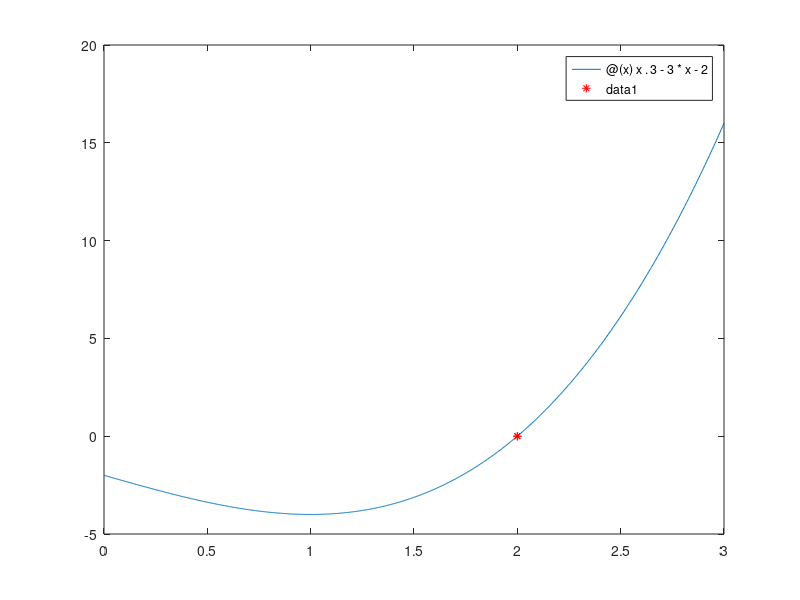

Recreate this plot in MATLAB. (Note: this script raises an error after producing the figure.)
%% Nonlinear equations

% Previously: solving a linear equation, getting the roots of it is a
% simple exercise.
% linear function : f(x) = ax + b
% linear equation: a*x = b, reordered to zero: a*x + b = 0
% x = -b/a;
% In case of system of linear equations we solve it with Gaussian
% elimination

%% But if the equation is NOT linear:

% We search for the solutions of the 
% f(x) = 0 equation, 
% where f is a nonlinear function


%e.i. nonlinear functions
f1 = @(x) cos(x) - x; % trigonometric
f2 = @(x) x^5 - 3*x^4 + x^3 -5*x^2 + 3; % polynomial with degree larger than 1
f3 = @(x) exp(x) - 4*x^2; %exponential 
f4 = @(x) log(x) - x + 2;  % logarithm 

%% Approximate the roots of the f(x) = 0 equation with iteration

% Iteration algoriths need:
    % x0 starting point
    % the strategy to calculate the 'next point' from the 'current point'
    % stopping criteria

% The functions should have different signs at the endpoints:
% f(a)*f(b) < 0
% in this case the equation f(x) = 0 has at least one solution over [a,b],
% if f(x) is also continuous.
    
%% Bisection (or Midpoint method)



% Firstly check the function plot
f = @(x) x.^3 - 3*x -2;
fplot(f)
%%
a = 0;
b = 3;
maxit = 25;
eps = 1e-3;

% check the sign condition
if f(a)*f(b)<0
   L = a; % left point
   R = b; % right point
   
   for k = 0:maxit
        M = (L+R)/2;
        if f(M) == 0
            break % M is the root
        end
        if f(L)*f(M) < 0
            R = M;
        else
            L = M;
        end
        if abs(R - L) < eps
            break % M is a good enough approx. of the root
        end
   end
end

M

%% check with plot
fplot(f,[a,b])
hold on
plot(M,f(M),'r*')

%% Approximate root of f(x) function 
f = @(x) x.^3 - 3*x - 2;
a = 0;
b = 3;

maxit = 25;
eps = 1e-5;

% Try to plot the steps

% check the sign condition
if f(a)*f(b)<0
   L = a; % left point
   R = b; % right point
   
   fplot(f,[a,b])
   hold on 
   plot([L,R],[f(L),f(R)],'r*')
   hold off
   pause(0.3)
   
   for k = 0:maxit
        M = (L+R)/2;
        if f(M) == 0
            break % M is the root
        end
        if f(L)*f(M) < 0
            R = M;
        else
            L = M;
        end
        pause(0.3)
        fplot(f,[a,b])
        hold on 
        plot([L,R],[f(L),f(R)],'r*')
        hold off
        
        if abs(R - L) < eps
            break % M is a good enough approx. of the root
        end
   end
end

M

%% (NR) Newton-Raphson method
% Only base the calculation on one point
% Quadratic convergence
% In every step it uses the first derivative of the function

% Calculate the derivative with symbolic variables
syms x
f = x.^3 - 3*x + 2;
diff(f) % 3*x^2 - 3

% 
%%
f = @(x) x.^3 - 3*x + 2;
derivf = @(x) 3*x.^2 - 3;

x0 = 1.5;
maxit = 10;

fplot(f)
hold on

x = x0;
for k = 0:maxit
    x = x - f(x)./derivf(x) 
    plot(x,f(x),'r*')
    pause(0.3)
end


%% Approximate the root of the f function with NR method
% f(x) = x^3 - 5x
syms x
f = x.^3 - 5*x;
diff(f)
%%
f = @(x) x.^3 - 5*x;
derivf = @(x) 3*x.^2 - 5;

x0 = 1; 
maxit = 10;

fplot(f)
hold on

x = x0;
for k = 0:maxit
    x = x - f(x)./derivf(x) 
    plot(x,f(x),'r*')
    pause(0.3)
end

%% Approximate the root sqrt(5) value with NR-method
% x^2 - a = 0 --> x^2 = a --> x = sqrt(a), so x^2 - a = 0 equation
% 
% f(x) = x^2 - a
% f'(x) = 2x
a = 5;
f = @(x)x.^2-a
df = @(x)2*x;
x0 = 2
format long

maxit = 10;

fplot(f)
hold on

x = x0;
for k = 0:maxit
    x = x - f(x)./derivf(x) 
    plot(x,f(x),'r*')
    pause(0.3)
end
abs(x - sqrt(a)) % check
%% Secant method
% NR method uses the derivative, which can be unavailable or costly
% use the derivative approximation with TWO points

f = @(x) cos(x) - x;
fplot(f)
%%
x0 = 0;
x1 = 0.5;
eps = 1e-5;
maxit = 15;

fplot(f)
hold on


for k = 0:maxit
    xnew = x1 - f(x1).* (x1-x0)./(f(x1)-f(x0))
    x0 = x1;
    x1 = xnew;
    if abs(f(x1)) < eps
        break
    end
    
    plot(xnew,f(xnew),'r*')
    pause(0.2)
end
%% Matlab built-in functions 
% fzero: works only for sing-changing functions
% fsolve: Approx the roots of F(x) = 0 equation from x0. F can be multivariate.
% roots: approx roots of polynomials

% Approx. the roots of cos(x) = 3x equations from 0.

F = @(x) cos(x) - 3*x;
fplot(F)
x0 = 0;
%%
[xopt,fopt] = fzero(F,x0)
%%
[xopt,fopt] = fsolve(F,x0)

%% System of nonlinear equations 
F=@(x) [-4*x(1)+cos(2*x(1)-x(2))-3; -3*x(2)+sin(x(1))-2];
[xopt,fopt] = fsolve(F,[0;0])


%% Roots of a polynomial
% 
% ei. 3*x^5 - 4*x^4 + 2x^3 - x + 1
% order of coefficients strats from main coeff.: 
% 3, -4, 2, 0, -1, 1
p = [3, -4, 2, 0, -1, 1]; 
roots(p)




